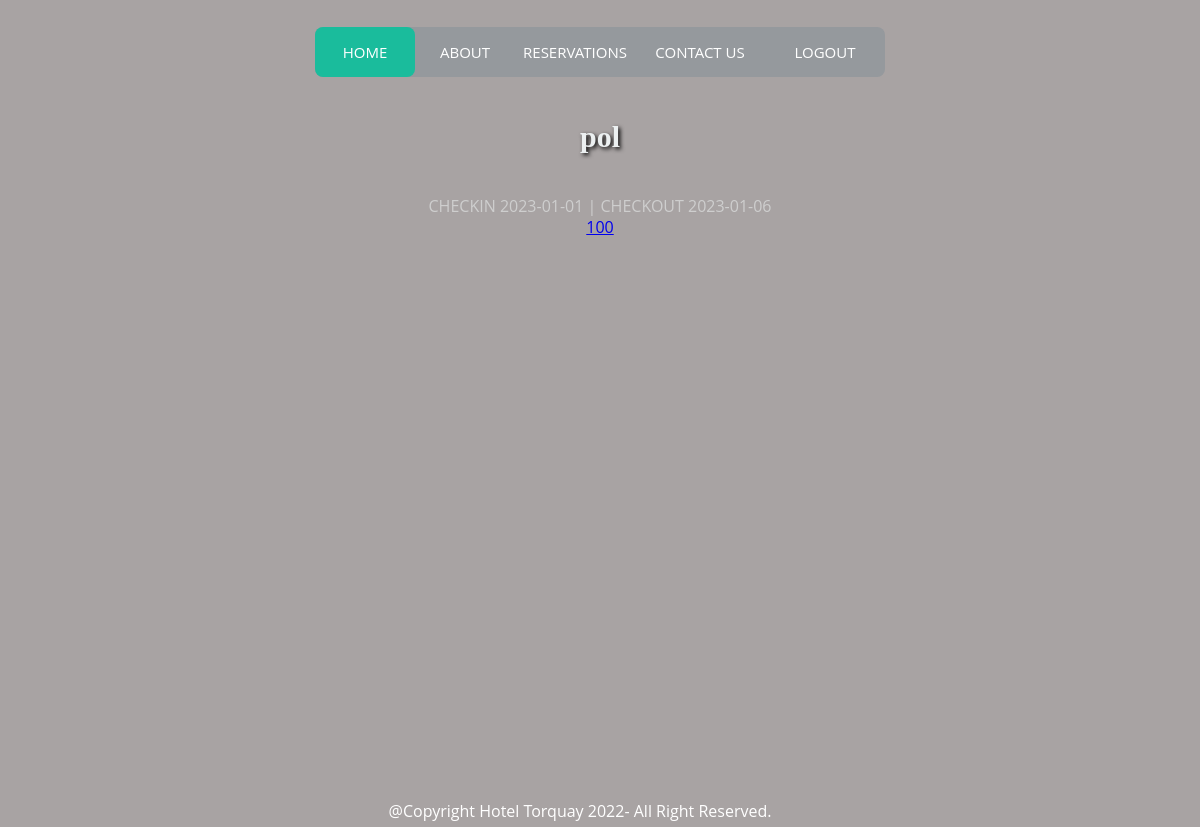
/visitors/reservation-detail/1 (signed in), run on the app's committed database.
### visitors/models.py (models this page shows, shortened)
class Reservation(models.Model):
    check_in = models.DateField()
    check_out = models.DateField()
    active = models.BooleanField()
    rooms = models.ManyToManyField(Room, related_name='reservations')
    visitor = models.ForeignKey(Visitor, related_name='reservations', on_delete=models.CASCADE)
    def __str__(self):
        return f"CHECKIN {self.check_in} | CHECKOUT {self.check_out}"

class Room(models.Model):
    number = models.BigIntegerField(primary_key=True, blank=True)
    beds = models.IntegerField(default=2, validators=[MinValueValidator(2), MaxValueValidator(6)])
    floor = models.ForeignKey(Floor, on_delete=models.CASCADE, related_name='rooms')
    def __str__(self):
        return f"{self.number}"
    def get_absolute_url(self):
        return reverse('room_detail', args=[self.number])

### visitors/views.py (the view)
# urls.py: path('reservation-detail/<int:pk>', ReservationView.as_view(), name='reservation_detail'),
class ReservationView(DetailView):
    model = Reservation
    template_name = 'reservation.html'

### visitors/templates/reservation.html
{% extends 'partials/base.html'%}
{% load static %}
{%block content%}
    {{reservation}}
    {% for room in reservation.rooms.all%}
        <br>
        <a href={{room.get_absolute_url}}> {{room}} </a>
        <br>
    {%endfor%}
{%endblock content%}

### visitors/templates/partials/base.html (shortened to what this page needs)
{% load static %}
<!DOCTYPE html>
<html lang="en">
<head>
    <link rel="stylesheet" href="{%static 'css/styles.css'%}">
</head>
<body>
    {%include './navbar.html'%}
    {% if user.is_authenticated %}
    <h1> {{user}} </h1>
    {% endif %}
    {%block content%}
    {%endblock content%}
    <div class="footer">
    <footer>
        @Copyright Hotel Torquay 2022- All Right Reserved.
    </footer>
    </div>
</body>
</html>

### visitors/static/css/styles.css (style rules this page uses)
a:nth-child(4) { width: 130px; }
body { font-size: 12px; font-family: sans-serif; background: #2c3e50; }
h1 { text-align: center; margin: 40px 0 40px; text-align: center; font-size: 30px; color: #ecf0f1; text-shadow: 2px 2px 4px #000000; font-family: 'Cherry Swash', cursive; }
* { box-sizing: border-box; -webkit-box-sizing: border-box; }
html, body { height: 100%; }
body { margin: 0; font: 16px/1.3 sans-serif; }
body { font-family: 'Open Sans', 'sans-serif'; color: #cecece; background: rgb(168, 163, 163); text-align: center; }
.footer { position: fixed; left: 10px; bottom: 5px; right: 10px; width: 95%; color: white; text-align: center; }

### data on the page
Reservation: check_in+check_out "CHECKIN 2023-01-01 | CHECKOUT 2023-01-06"
Room: number "100"

### other printed values
{{ user }} "pol"
